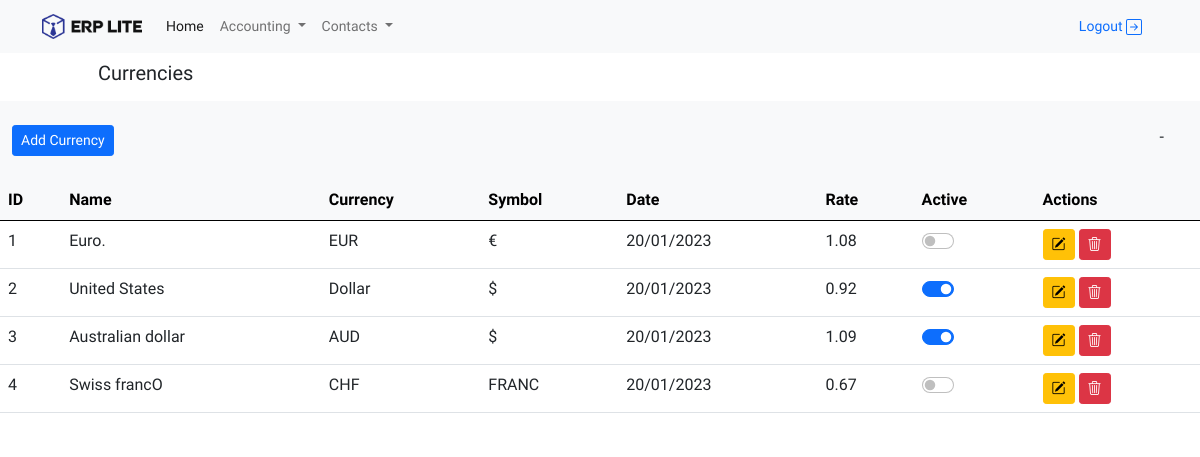
The app's page /accounting/currency/ (signed in), older data.
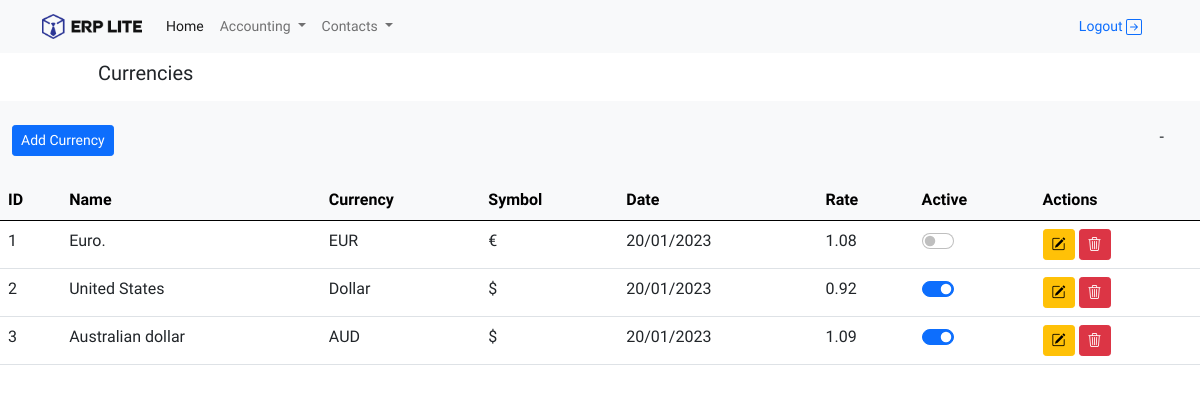
The same page, newer data.
### accounting/models.py (models this page shows)
class Currency(models.Model):
    name = models.CharField(max_length=220)
    symbol = models.CharField(max_length=5)
    abbrev = models.CharField(max_length=10)
    date = models.DateField()
    rate = models.DecimalField(max_digits=6, decimal_places=2)
    status = models.BooleanField()

### accounting/views.py (the view)
# urls.py: path('currency/', home_currency, name='currency'),
@login_required(login_url='page')
def home_currency(request):
    form = FormCurrency()
    if request.method == 'POST':
        form = FormCurrency(request.POST)
        if form.is_valid():
            form.save()
        return redirect('accounting:currency')
    currencies = Currency.objects.all()
    context = {
        'form': form,
        'currencies': currencies,
    }
    return render(request, 'currency.html', context)

### accounting/forms.py
class FormCurrency(ModelForm):
    class Meta:
        currency_field = "form-control"
        model = Currency
        fields = '__all__'
        widgets = {
            'name': TextInput(attrs={"class": f"{currency_field}"}),
            'abbrev': TextInput(attrs={"class": f"{currency_field}"}),
            'symbol': TextInput(attrs={"class": f"{currency_field}"}),
            'date': DateTimeInput(attrs={'type': 'date', "class": f"{currency_field}"}),
            'rate': NumberInput(attrs={"class": f"{currency_field}"}),
            'status': CheckboxInput(attrs={"type": "checkbox",
                                         "class": "form-check-input"}),
        }

### accounting/templates/currency.html (shortened to what this page needs)
{% extends 'home/home.html' %}
{% block Title %}
    Currencies
{% endblock %}
{% block content %}
    <div class="row py-4">
        <div class="d-flex justify-content-between">
            <button type="button" class="btn btn-primary btn-sm" data-bs-toggle="modal" data-bs-target="#ModalCurrency">
                Add Currency
            </button>
            <div class="px-4">
                {{ page_accounts.number }}-{{ page_accounts.paginator.num_pages }}
            </div>
        </div>
    </div>
    <div class="row bg-white">
        <table class="table">
            <thead class="table-light">
            <tr>
                <th>ID</th>
                <th>Name</th>
                <th>Currency</th>
                <th>Symbol</th>
                <th>Date</th>
                <th>Rate</th>
                <th>Active</th>
                <th>Actions</th>
            </tr>
            </thead>
            <tbody>
            {% if currencies %}
                {% for currency in currencies %}
                    <tr>
                        <td>{{ currency.id }}</td>
                        <td>{{ currency.name }}</td>
                        <td>{{ currency.abbrev }}</td>
                        <td>{{ currency.symbol }}</td>
                        <td>{{ currency.date|date:"d/m/Y" }}</td>
                        <td>{{ currency.rate }}</td>
                        <td>
                            <div class="form-check form-switch">
                                <input class="form-check-input" type="checkbox" id="flexSwitchCheckChecked"
                                       {% if currency.status %}checked{% endif %}>
                            </div>
                        <td>
                            <button onclick="update_currency('{% url 'accounting:update-currency' currency.pk %}')"
                                    class="btn btn-warning btn-sm">
                                <i class="bi bi-pencil-square"></i>
                            </button>
                            <a href="{% url 'accounting:delete-currency' currency.pk %}"
                               class="btn btn-danger btn-sm"><i
                                    class="bi bi-trash3"></i></a></td>
                    </tr>
                {% endfor %}
            {% else %}
                <tr>
                    <td>
                        No found data.
                    </td>
                </tr>
            {% endif %}
            </tbody>
        </table>
    </div>
{% endblock %}

Row changes from the older to the newer data that the page shows:
removed Currency: id "4", name "Swiss francO", abbrev "CHF", symbol "FRANC", date "20/01/2023", rate "0.67"
